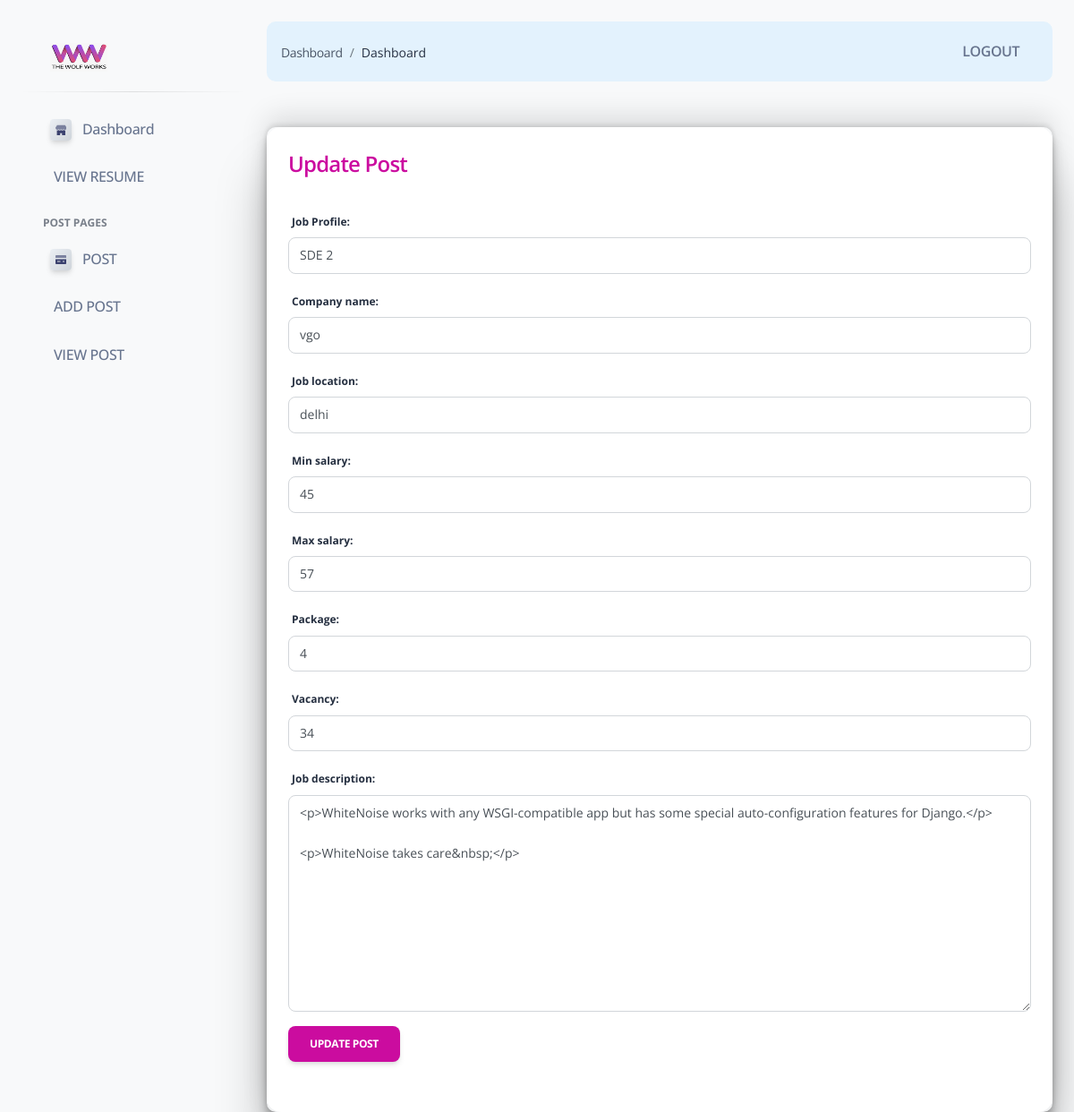
Screenshot of /edit-post/e764b5c5c64c4a6aa3d4dd8a2266c7fb/ with the database file from the repository.
### app/models.py (models this page shows, shortened)
class CUMMONID(models.Model):
    id = models.UUIDField(primary_key=True ,editable=False , unique=True , default = uuid.uuid4)
    created_at = models.DateField(auto_now_add=True)
    class Meta:
        abstract =True

class job_post(CUMMONID):
    job_profile= models.CharField(max_length=100 ,null=True)
    company_name = models.CharField(max_length=100,null=True)
    job_location = models.CharField(max_length=100,null=True)
    min_salary = models.IntegerField(null=True)
    max_salary = models.IntegerField(null=True)
    Vacancy = models.IntegerField(null=True,)
    date =models.DateField(auto_now_add=True)
    package = models.CharField(max_length=10,null=True)
    job_description = RichTextField(null=True)

### app/Resumes_Views_Admin.py (the view)
# urls.py: path('edit-post/<slug:id>/',EDIT_POST_DATA, name='edit-post'),
def EDIT_POST_DATA(request,id):
    instance = job_post.objects.get(id=id)
    form = POST_VIEWS_FORM(request.POST or None, instance=instance)
    if form.is_valid():
        form.save()
        messages.success(request , "Post are Successfully Updated")
        return redirect('/post-view/')
    return render(request, 'home/update_post.html', {'form': form})

### templates/home/update_post.html (shortened to what this page needs)
{% extends 'layouts/base.html' %}
{% block content %}
<div class="content-body">
    <br>
    <br>
    <div class="container-fluid">
    <div class="card">
       <div class="card-body">
         <div class="settings-form">
             <h4 class="text-primary">Update Post</h4>
       <br>
       <div class="form-group">
       <form action="" method="POST" id="form">
        {{form.as_p}}
        <div class = "col-md-6">
         <button type="submit" class= "btn btn-primary">Update Post</button>
         </div>
        </form>
      </div>
          </div>
       </div>
    </div>
 </div>
 </div>
 {% endblock content %}

### templates/home/update_post.html (style rules this page uses)
.card-body { border-radius: 10px; box-shadow: rgba(0, 0, 0, 0.25) 0px 54px 55px, rgba(0, 0, 0, 0.12) 0px -12px 30px, rgba(0, 0, 0, 0.12) 0px 4px 6px, rgba(0, 0, 0, 0.17) 0px 12px 13px, rgba(0, 0, 0, 0.09) 0px -3px 5px; }

### rows the page displays
job_post: job_profile "SDE 2", company_name "vgo", job_location "delhi", min_salary "45", max_salary "57", package "4", Vacancy "34", job_description "<p>WhiteNoise works with any WSGI-compatible app but has some special auto-configuration features for Django.</p> <p>WhiteNoise takes care&nbsp;</p>"
